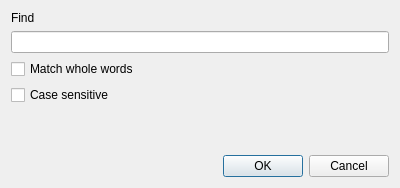
<?xml version="1.0" encoding="UTF-8"?>
<ui version="4.0">
 <class>FindDialog</class>
 <widget class="QDialog" name="FindDialog">
  <property name="geometry">
   <rect>
    <x>0</x>
    <y>0</y>
    <width>400</width>
    <height>188</height>
   </rect>
  </property>
  <property name="windowTitle">
   <string>Find Window</string>
  </property>
  <layout class="QVBoxLayout" name="verticalLayout">
   <item>
    <widget class="QLabel" name="label">
     <property name="text">
      <string>Find</string>
     </property>
    </widget>
   </item>
   <item>
    <widget class="QLineEdit" name="lineEdit"/>
   </item>
   <item>
    <widget class="QCheckBox" name="checkBox_MatchWholeWords">
     <property name="text">
      <string>Match whole words</string>
     </property>
    </widget>
   </item>
   <item>
    <widget class="QCheckBox" name="checkBox_CaseSensitive">
     <property name="text">
      <string>Case sensitive</string>
     </property>
    </widget>
   </item>
   <item>
    <spacer name="verticalSpacer">
     <property name="orientation">
      <enum>Qt::Orientation::Vertical</enum>
     </property>
     <property name="sizeHint" stdset="0">
      <size>
       <width>20</width>
       <height>40</height>
      </size>
     </property>
    </spacer>
   </item>
   <item>
    <widget class="QDialogButtonBox" name="buttonBox">
     <property name="orientation">
      <enum>Qt::Orientation::Horizontal</enum>
     </property>
     <property name="standardButtons">
      <set>QDialogButtonBox::StandardButton::Cancel|QDialogButtonBox::StandardButton::Ok</set>
     </property>
    </widget>
   </item>
  </layout>
 </widget>
 <resources/>
 <connections>
  <connection>
   <sender>buttonBox</sender>
   <signal>accepted()</signal>
   <receiver>FindDialog</receiver>
   <slot>accept()</slot>
   <hints>
    <hint type="sourcelabel">
     <x>248</x>
     <y>254</y>
    </hint>
    <hint type="destinationlabel">
     <x>157</x>
     <y>274</y>
    </hint>
   </hints>
  </connection>
  <connection>
   <sender>buttonBox</sender>
   <signal>rejected()</signal>
   <receiver>FindDialog</receiver>
   <slot>reject()</slot>
   <hints>
    <hint type="sourcelabel">
     <x>316</x>
     <y>260</y>
    </hint>
    <hint type="destinationlabel">
     <x>286</x>
     <y>274</y>
    </hint>
   </hints>
  </connection>
 </connections>
</ui>
